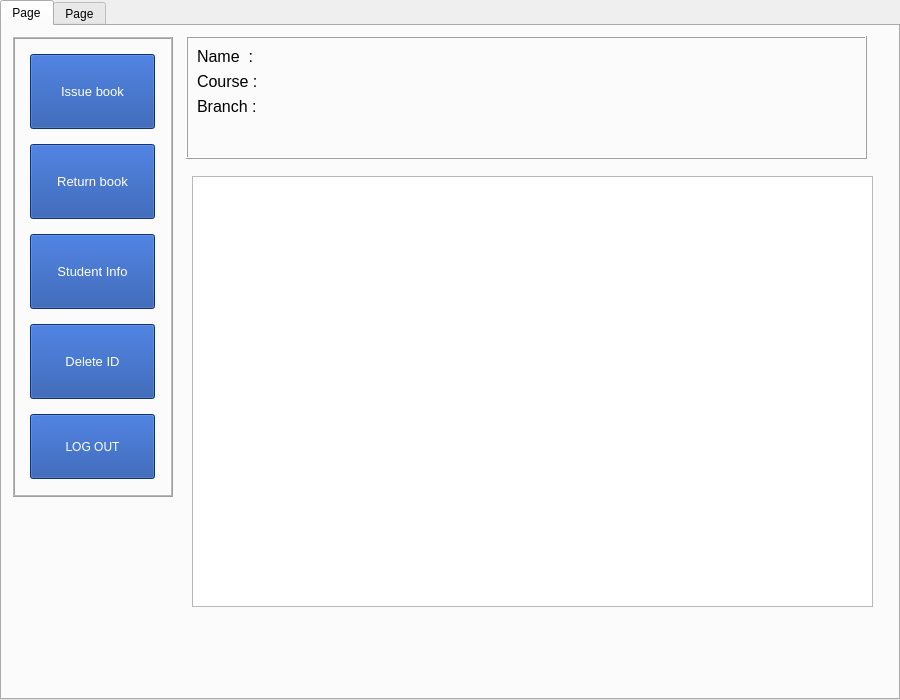
<?xml version="1.0" encoding="UTF-8"?>
<ui version="4.0">
 <class>admindashboard</class>
 <widget class="QTabWidget" name="admindashboard">
  <property name="geometry">
   <rect>
    <x>0</x>
    <y>0</y>
    <width>900</width>
    <height>700</height>
   </rect>
  </property>
  <property name="sizePolicy">
   <sizepolicy hsizetype="Fixed" vsizetype="Fixed">
    <horstretch>0</horstretch>
    <verstretch>0</verstretch>
   </sizepolicy>
  </property>
  <property name="minimumSize">
   <size>
    <width>900</width>
    <height>700</height>
   </size>
  </property>
  <property name="maximumSize">
   <size>
    <width>900</width>
    <height>700</height>
   </size>
  </property>
  <property name="windowTitle">
   <string>TabWidget</string>
  </property>
  <property name="currentIndex">
   <number>0</number>
  </property>
  <widget class="QWidget" name="tab">
   <attribute name="title">
    <string>Page</string>
   </attribute>
   <widget class="QWidget" name="layoutWidget">
    <property name="geometry">
     <rect>
      <x>0</x>
      <y>0</y>
      <width>181</width>
      <height>481</height>
     </rect>
    </property>
    <layout class="QVBoxLayout" name="verticalLayout">
     <property name="spacing">
      <number>0</number>
     </property>
     <property name="leftMargin">
      <number>10</number>
     </property>
     <property name="topMargin">
      <number>10</number>
     </property>
     <property name="rightMargin">
      <number>10</number>
     </property>
     <property name="bottomMargin">
      <number>10</number>
     </property>
     <item>
      <widget class="QFrame" name="buttonFrame">
       <property name="sizePolicy">
        <sizepolicy hsizetype="Expanding" vsizetype="Expanding">
         <horstretch>0</horstretch>
         <verstretch>0</verstretch>
        </sizepolicy>
       </property>
       <property name="frameShape">
        <enum>QFrame::Box</enum>
       </property>
       <property name="frameShadow">
        <enum>QFrame::Raised</enum>
       </property>
       <property name="lineWidth">
        <number>1</number>
       </property>
       <property name="midLineWidth">
        <number>1</number>
       </property>
       <layout class="QVBoxLayout" name="verticalLayout_2">
        <property name="spacing">
         <number>15</number>
        </property>
        <property name="leftMargin">
         <number>15</number>
        </property>
        <property name="topMargin">
         <number>15</number>
        </property>
        <property name="rightMargin">
         <number>15</number>
        </property>
        <property name="bottomMargin">
         <number>15</number>
        </property>
        <item>
         <widget class="QPushButton" name="issueButton">
          <property name="minimumSize">
           <size>
            <width>0</width>
            <height>75</height>
           </size>
          </property>
          <property name="font">
           <font>
            <pointsize>10</pointsize>
           </font>
          </property>
          <property name="styleSheet">
           <string notr="true">QPushButton{
background-color : #1746A2 ;
color : white ;
}

QPushButton:hover{
background-color : #1565C0;
}</string>
          </property>
          <property name="text">
           <string>Issue book</string>
          </property>
          <property name="iconSize">
           <size>
            <width>30</width>
            <height>30</height>
           </size>
          </property>
         </widget>
        </item>
        <item>
         <widget class="QPushButton" name="returnBookButton">
          <property name="minimumSize">
           <size>
            <width>0</width>
            <height>75</height>
           </size>
          </property>
          <property name="font">
           <font>
            <pointsize>10</pointsize>
           </font>
          </property>
          <property name="styleSheet">
           <string notr="true">QPushButton{
background-color : #1746A2 ;
color : white ;
}

QPushButton:hover{
background-color : #1565C0;
}</string>
          </property>
          <property name="text">
           <string>Return book</string>
          </property>
          <property name="iconSize">
           <size>
            <width>30</width>
            <height>30</height>
           </size>
          </property>
         </widget>
        </item>
        <item>
         <widget class="QPushButton" name="pushButton_2">
          <property name="minimumSize">
           <size>
            <width>0</width>
            <height>75</height>
           </size>
          </property>
          <property name="font">
           <font>
            <pointsize>10</pointsize>
           </font>
          </property>
          <property name="styleSheet">
           <string notr="true">QPushButton{
background-color : #1746A2 ;
color : white ;
}

QPushButton:hover{
background-color : #1565C0;
}</string>
          </property>
          <property name="text">
           <string>Student Info</string>
          </property>
          <property name="iconSize">
           <size>
            <width>30</width>
            <height>30</height>
           </size>
          </property>
         </widget>
        </item>
        <item>
         <widget class="QPushButton" name="pushButton">
          <property name="sizePolicy">
           <sizepolicy hsizetype="Minimum" vsizetype="Fixed">
            <horstretch>0</horstretch>
            <verstretch>0</verstretch>
           </sizepolicy>
          </property>
          <property name="minimumSize">
           <size>
            <width>0</width>
            <height>75</height>
           </size>
          </property>
          <property name="font">
           <font>
            <pointsize>10</pointsize>
           </font>
          </property>
          <property name="styleSheet">
           <string notr="true">QPushButton{
background-color : #1746A2 ;
color : white ;
}

QPushButton:hover{
background-color : #1565C0;
}</string>
          </property>
          <property name="text">
           <string>Delete ID</string>
          </property>
          <property name="iconSize">
           <size>
            <width>30</width>
            <height>30</height>
           </size>
          </property>
         </widget>
        </item>
        <item>
         <widget class="QPushButton" name="backButton">
          <property name="sizePolicy">
           <sizepolicy hsizetype="Expanding" vsizetype="Expanding">
            <horstretch>0</horstretch>
            <verstretch>0</verstretch>
           </sizepolicy>
          </property>
          <property name="styleSheet">
           <string notr="true">QPushButton{
background-color : #1746A2 ;
color : white ;
}

QPushButton:hover{
background-color : #1565C0;
}</string>
          </property>
          <property name="text">
           <string>LOG OUT</string>
          </property>
          <property name="iconSize">
           <size>
            <width>30</width>
            <height>30</height>
           </size>
          </property>
         </widget>
        </item>
       </layout>
      </widget>
     </item>
    </layout>
   </widget>
   <widget class="QWidget" name="layoutWidget">
    <property name="geometry">
     <rect>
      <x>184</x>
      <y>10</y>
      <width>681</width>
      <height>123</height>
     </rect>
    </property>
    <layout class="QFormLayout" name="formLayout">
     <property name="horizontalSpacing">
      <number>0</number>
     </property>
     <property name="verticalSpacing">
      <number>0</number>
     </property>
     <property name="leftMargin">
      <number>0</number>
     </property>
     <property name="topMargin">
      <number>0</number>
     </property>
     <property name="rightMargin">
      <number>0</number>
     </property>
     <property name="bottomMargin">
      <number>0</number>
     </property>
     <item row="0" column="1">
      <widget class="QFrame" name="studentInfoFrame">
       <property name="sizePolicy">
        <sizepolicy hsizetype="Expanding" vsizetype="Expanding">
         <horstretch>0</horstretch>
         <verstretch>0</verstretch>
        </sizepolicy>
       </property>
       <property name="minimumSize">
        <size>
         <width>0</width>
         <height>0</height>
        </size>
       </property>
       <property name="frameShape">
        <enum>QFrame::Box</enum>
       </property>
       <property name="frameShadow">
        <enum>QFrame::Raised</enum>
       </property>
       <property name="lineWidth">
        <number>1</number>
       </property>
       <layout class="QFormLayout" name="formLayout_2">
        <item row="0" column="0">
         <widget class="QLabel" name="label">
          <property name="font">
           <font>
            <pointsize>12</pointsize>
            <bold>false</bold>
           </font>
          </property>
          <property name="text">
           <string>Name  :</string>
          </property>
         </widget>
        </item>
        <item row="0" column="1">
         <widget class="QLabel" name="nameLabel">
          <property name="font">
           <font>
            <pointsize>12</pointsize>
            <bold>false</bold>
           </font>
          </property>
          <property name="text">
           <string/>
          </property>
         </widget>
        </item>
        <item row="1" column="0">
         <widget class="QLabel" name="label_2">
          <property name="font">
           <font>
            <pointsize>12</pointsize>
            <bold>false</bold>
           </font>
          </property>
          <property name="text">
           <string>Course :</string>
          </property>
         </widget>
        </item>
        <item row="1" column="1">
         <widget class="QLabel" name="courseLabel">
          <property name="font">
           <font>
            <pointsize>12</pointsize>
            <bold>false</bold>
           </font>
          </property>
          <property name="text">
           <string/>
          </property>
         </widget>
        </item>
        <item row="2" column="0">
         <widget class="QLabel" name="label_3">
          <property name="font">
           <font>
            <pointsize>12</pointsize>
            <italic>false</italic>
            <bold>false</bold>
           </font>
          </property>
          <property name="text">
           <string>Branch :</string>
          </property>
         </widget>
        </item>
        <item row="2" column="1">
         <widget class="QLabel" name="branchLabel">
          <property name="font">
           <font>
            <pointsize>12</pointsize>
            <bold>false</bold>
           </font>
          </property>
          <property name="text">
           <string/>
          </property>
         </widget>
        </item>
       </layout>
      </widget>
     </item>
    </layout>
   </widget>
   <widget class="QTableView" name="tableView">
    <property name="geometry">
     <rect>
      <x>190</x>
      <y>150</y>
      <width>681</width>
      <height>431</height>
     </rect>
    </property>
    <property name="styleSheet">
     <string notr="true"/>
    </property>
   </widget>
  </widget>
  <widget class="QWidget" name="tab_2">
   <attribute name="title">
    <string>Page</string>
   </attribute>
   <widget class="QFrame" name="frame">
    <property name="geometry">
     <rect>
      <x>10</x>
      <y>10</y>
      <width>871</width>
      <height>591</height>
     </rect>
    </property>
    <property name="frameShape">
     <enum>QFrame::StyledPanel</enum>
    </property>
    <property name="frameShadow">
     <enum>QFrame::Raised</enum>
    </property>
    <widget class="QPushButton" name="searchbookButton">
     <property name="geometry">
      <rect>
       <x>20</x>
       <y>20</y>
       <width>161</width>
       <height>24</height>
      </rect>
     </property>
     <property name="styleSheet">
      <string notr="true">QPushButton{
background-color : #1746A2 ;
border-radius : 5px ;
color : white ;
}

QPushButton:hover{
background-color : #1565C0;
}</string>
     </property>
     <property name="text">
      <string> Search Book (ID)</string>
     </property>
    </widget>
    <widget class="QPushButton" name="searchByName">
     <property name="geometry">
      <rect>
       <x>20</x>
       <y>50</y>
       <width>161</width>
       <height>24</height>
      </rect>
     </property>
     <property name="styleSheet">
      <string notr="true">QPushButton{
background-color : #1746A2 ;
border-radius : 5px ;
color : white ;
}

QPushButton:hover{
background-color : #1565C0;
}</string>
     </property>
     <property name="text">
      <string>Search Book (Name)</string>
     </property>
    </widget>
    <widget class="QPushButton" name="addbookButton">
     <property name="geometry">
      <rect>
       <x>20</x>
       <y>80</y>
       <width>161</width>
       <height>24</height>
      </rect>
     </property>
     <property name="styleSheet">
      <string notr="true">QPushButton{
background-color : #1746A2 ;
border-radius : 5px ;
color : white ;
}

QPushButton:hover{
background-color : #1565C0;
}</string>
     </property>
     <property name="text">
      <string>Add Book</string>
     </property>
    </widget>
    <widget class="QPushButton" name="refreshBooksTable">
     <property name="geometry">
      <rect>
       <x>750</x>
       <y>80</y>
       <width>91</width>
       <height>24</height>
      </rect>
     </property>
     <property name="styleSheet">
      <string notr="true">QPushButton{
background-color : #1746A2 ;
border-radius : 5px ;
color : white ;
}

QPushButton:hover{
background-color : #1565C0;
}</string>
     </property>
     <property name="text">
      <string>Refresh</string>
     </property>
    </widget>
    <widget class="QTableView" name="allBooksTableView">
     <property name="geometry">
      <rect>
       <x>20</x>
       <y>120</y>
       <width>831</width>
       <height>451</height>
      </rect>
     </property>
    </widget>
    <widget class="QPushButton" name="pushButton_3">
     <property name="geometry">
      <rect>
       <x>200</x>
       <y>20</y>
       <width>161</width>
       <height>24</height>
      </rect>
     </property>
     <property name="styleSheet">
      <string notr="true">QPushButton{
background-color : #1746A2 ;
border-radius : 5px ;
color : white ;
}

QPushButton:hover{
background-color : #1565C0;
}</string>
     </property>
     <property name="text">
      <string>Delete Book</string>
     </property>
    </widget>
   </widget>
  </widget>
 </widget>
 <resources/>
 <connections/>
</ui>
